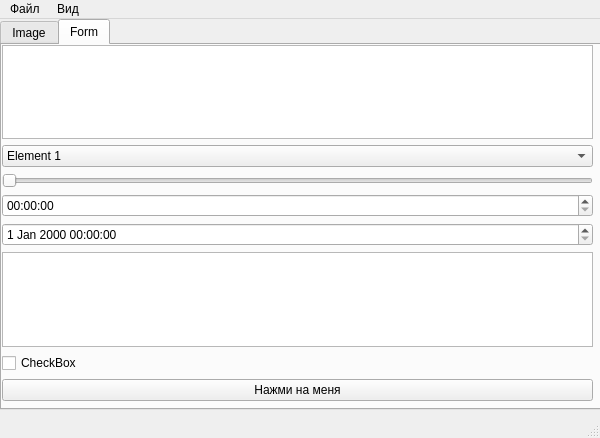
<?xml version="1.0" encoding="UTF-8"?>
<ui version="4.0">
 <class>MainWindow</class>
 <widget class="QMainWindow" name="MainWindow">
  <property name="geometry">
   <rect>
    <x>0</x>
    <y>0</y>
    <width>600</width>
    <height>438</height>
   </rect>
  </property>
  <property name="windowTitle">
   <string>MainWindow</string>
  </property>
  <widget class="QWidget" name="centralwidget">
   <widget class="QTabWidget" name="tabWidget">
    <property name="geometry">
     <rect>
      <x>0</x>
      <y>0</y>
      <width>601</width>
      <height>391</height>
     </rect>
    </property>
    <property name="currentIndex">
     <number>1</number>
    </property>
    <widget class="QWidget" name="tab_1">
     <attribute name="title">
      <string>Image</string>
     </attribute>
     <widget class="QLabel" name="label">
      <property name="geometry">
       <rect>
        <x>0</x>
        <y>0</y>
        <width>591</width>
        <height>341</height>
       </rect>
      </property>
      <property name="text">
       <string/>
      </property>
      <property name="pixmap">
       <pixmap>../Загрузки/before-and-after-photoshop-pics-90-581b2e9ab164d__700.jpg</pixmap>
      </property>
     </widget>
    </widget>
    <widget class="QWidget" name="tab_2">
     <attribute name="title">
      <string>Form</string>
     </attribute>
     <widget class="QWidget" name="verticalLayoutWidget">
      <property name="geometry">
       <rect>
        <x>0</x>
        <y>0</y>
        <width>591</width>
        <height>356</height>
       </rect>
      </property>
      <layout class="QVBoxLayout" name="verticalLayout">
       <item>
        <widget class="QPlainTextEdit" name="plainTextEdit_2"/>
       </item>
       <item>
        <widget class="QComboBox" name="comboBox">
         <item>
          <property name="text">
           <string>Element 1</string>
          </property>
         </item>
         <item>
          <property name="text">
           <string>Element 2</string>
          </property>
         </item>
         <item>
          <property name="text">
           <string>Element 3</string>
          </property>
         </item>
        </widget>
       </item>
       <item>
        <widget class="QSlider" name="horizontalSlider">
         <property name="orientation">
          <enum>Qt::Horizontal</enum>
         </property>
        </widget>
       </item>
       <item>
        <widget class="QTimeEdit" name="timeEdit"/>
       </item>
       <item>
        <widget class="QDateTimeEdit" name="dateTimeEdit"/>
       </item>
       <item>
        <widget class="QPlainTextEdit" name="plainTextEdit"/>
       </item>
       <item>
        <widget class="QCheckBox" name="checkBox">
         <property name="text">
          <string>CheckBox</string>
         </property>
        </widget>
       </item>
       <item>
        <widget class="QPushButton" name="pushButton">
         <property name="text">
          <string>Нажми на меня</string>
         </property>
        </widget>
       </item>
      </layout>
     </widget>
    </widget>
   </widget>
  </widget>
  <widget class="QStatusBar" name="statusbar"/>
  <widget class="QMenuBar" name="menuBar">
   <property name="geometry">
    <rect>
     <x>0</x>
     <y>0</y>
     <width>600</width>
     <height>22</height>
    </rect>
   </property>
   <widget class="QMenu" name="menu">
    <property name="title">
     <string>Файл </string>
    </property>
    <addaction name="action"/>
    <addaction name="action_2"/>
    <addaction name="action_3"/>
    <addaction name="separator"/>
    <addaction name="action_5"/>
   </widget>
   <widget class="QMenu" name="menu_2">
    <property name="title">
     <string>Вид</string>
    </property>
    <addaction name="action_6"/>
    <addaction name="action_7"/>
   </widget>
   <addaction name="menu"/>
   <addaction name="menu_2"/>
  </widget>
  <action name="action">
   <property name="text">
    <string>Сохранить</string>
   </property>
  </action>
  <action name="action_2">
   <property name="text">
    <string>Открыть</string>
   </property>
  </action>
  <action name="action_3">
   <property name="text">
    <string>Закрыть</string>
   </property>
  </action>
  <action name="action_5">
   <property name="text">
    <string>Выйти из программы</string>
   </property>
  </action>
  <action name="action_6">
   <property name="text">
    <string>Простой</string>
   </property>
  </action>
  <action name="action_7">
   <property name="text">
    <string>Необычный</string>
   </property>
  </action>
 </widget>
 <resources/>
 <connections/>
</ui>
